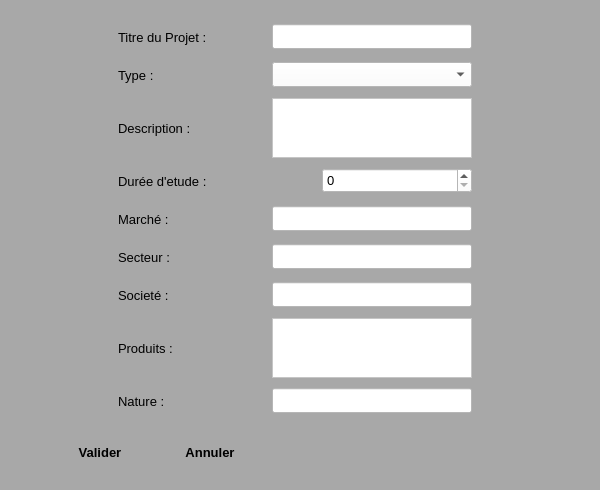
<?xml version="1.0" encoding="UTF-8"?>
<ui version="4.0">
 <class>modifierEtude</class>
 <widget class="QWidget" name="modifierEtude">
  <property name="geometry">
   <rect>
    <x>0</x>
    <y>0</y>
    <width>600</width>
    <height>490</height>
   </rect>
  </property>
  <property name="minimumSize">
   <size>
    <width>600</width>
    <height>490</height>
   </size>
  </property>
  <property name="maximumSize">
   <size>
    <width>600</width>
    <height>490</height>
   </size>
  </property>
  <property name="font">
   <font>
    <family>Segoe UI</family>
    <pointsize>10</pointsize>
   </font>
  </property>
  <property name="windowTitle">
   <string>Modifier etude</string>
  </property>
  <property name="windowIcon">
   <iconset>
    <normaloff>D:/Med/Eclipse Travail/TestBD/Add-icon.png</normaloff>D:/Med/Eclipse Travail/TestBD/Add-icon.png</iconset>
  </property>
  <property name="toolTip">
   <string>&lt;html&gt;&lt;head/&gt;&lt;body&gt;&lt;p&gt;&lt;span style=&quot; font-size:10pt;&quot;&gt;Ajouter une nouvelle Etude &lt;/span&gt;&lt;/p&gt;&lt;/body&gt;&lt;/html&gt;</string>
  </property>
  <property name="styleSheet">
   <string notr="true"/>
  </property>
  <widget class="QWidget" name="widget" native="true">
   <property name="geometry">
    <rect>
     <x>0</x>
     <y>0</y>
     <width>740</width>
     <height>501</height>
    </rect>
   </property>
   <property name="minimumSize">
    <size>
     <width>740</width>
     <height>490</height>
    </size>
   </property>
   <property name="styleSheet">
    <string notr="true">background-color:rgb(168, 168, 168)</string>
   </property>
   <widget class="QWidget" name="verticalLayoutWidget">
    <property name="geometry">
     <rect>
      <x>70</x>
      <y>20</y>
      <width>451</width>
      <height>401</height>
     </rect>
    </property>
    <layout class="QVBoxLayout" name="verticalLayout">
     <item>
      <layout class="QHBoxLayout" name="horizontalLayout">
       <item>
        <widget class="QLabel" name="label">
         <property name="minimumSize">
          <size>
           <width>100</width>
           <height>30</height>
          </size>
         </property>
         <property name="maximumSize">
          <size>
           <width>100</width>
           <height>30</height>
          </size>
         </property>
         <property name="font">
          <font>
           <family>Segoe UI</family>
           <pointsize>10</pointsize>
          </font>
         </property>
         <property name="text">
          <string>Titre du Projet :</string>
         </property>
        </widget>
       </item>
       <item>
        <widget class="QLineEdit" name="uiTitre">
         <property name="enabled">
          <bool>true</bool>
         </property>
         <property name="minimumSize">
          <size>
           <width>200</width>
           <height>25</height>
          </size>
         </property>
         <property name="maximumSize">
          <size>
           <width>200</width>
           <height>25</height>
          </size>
         </property>
         <property name="font">
          <font>
           <family>Segoe UI</family>
           <pointsize>10</pointsize>
          </font>
         </property>
         <property name="styleSheet">
          <string notr="true">background-color:rgb(255, 255, 255)</string>
         </property>
        </widget>
       </item>
      </layout>
     </item>
     <item>
      <layout class="QHBoxLayout" name="horizontalLayout_8">
       <item>
        <widget class="QLabel" name="label_8">
         <property name="minimumSize">
          <size>
           <width>100</width>
           <height>30</height>
          </size>
         </property>
         <property name="maximumSize">
          <size>
           <width>100</width>
           <height>30</height>
          </size>
         </property>
         <property name="font">
          <font>
           <family>Segoe UI</family>
           <pointsize>10</pointsize>
          </font>
         </property>
         <property name="text">
          <string>Type :</string>
         </property>
        </widget>
       </item>
       <item>
        <widget class="QComboBox" name="uiType">
         <property name="minimumSize">
          <size>
           <width>200</width>
           <height>25</height>
          </size>
         </property>
         <property name="maximumSize">
          <size>
           <width>200</width>
           <height>25</height>
          </size>
         </property>
         <property name="styleSheet">
          <string notr="true">background-color:rgb(255, 255, 255)</string>
         </property>
         <item>
          <property name="text">
           <string/>
          </property>
         </item>
         <item>
          <property name="text">
           <string>creation</string>
          </property>
         </item>
         <item>
          <property name="text">
           <string>supermarché</string>
          </property>
         </item>
        </widget>
       </item>
      </layout>
     </item>
     <item>
      <layout class="QHBoxLayout" name="horizontalLayout_9">
       <item>
        <widget class="QLabel" name="label_10">
         <property name="minimumSize">
          <size>
           <width>100</width>
           <height>30</height>
          </size>
         </property>
         <property name="maximumSize">
          <size>
           <width>100</width>
           <height>30</height>
          </size>
         </property>
         <property name="font">
          <font>
           <family>Segoe UI</family>
           <pointsize>10</pointsize>
          </font>
         </property>
         <property name="text">
          <string>Description :</string>
         </property>
        </widget>
       </item>
       <item>
        <widget class="QTextEdit" name="uiDescription">
         <property name="minimumSize">
          <size>
           <width>200</width>
           <height>60</height>
          </size>
         </property>
         <property name="maximumSize">
          <size>
           <width>200</width>
           <height>60</height>
          </size>
         </property>
         <property name="styleSheet">
          <string notr="true">background-color:rgb(255, 255, 255)</string>
         </property>
        </widget>
       </item>
      </layout>
     </item>
     <item>
      <layout class="QHBoxLayout" name="horizontalLayout_2">
       <item>
        <widget class="QLabel" name="label_2">
         <property name="minimumSize">
          <size>
           <width>150</width>
           <height>30</height>
          </size>
         </property>
         <property name="maximumSize">
          <size>
           <width>150</width>
           <height>30</height>
          </size>
         </property>
         <property name="font">
          <font>
           <family>Segoe UI</family>
           <pointsize>10</pointsize>
          </font>
         </property>
         <property name="text">
          <string>Durée d'etude :</string>
         </property>
        </widget>
       </item>
       <item>
        <widget class="QSpinBox" name="uiDuree">
         <property name="minimumSize">
          <size>
           <width>150</width>
           <height>25</height>
          </size>
         </property>
         <property name="maximumSize">
          <size>
           <width>150</width>
           <height>25</height>
          </size>
         </property>
         <property name="styleSheet">
          <string notr="true">background-color:rgb(255, 255, 255)</string>
         </property>
        </widget>
       </item>
      </layout>
     </item>
     <item>
      <layout class="QHBoxLayout" name="horizontalLayout_5">
       <item>
        <widget class="QLabel" name="label_5">
         <property name="minimumSize">
          <size>
           <width>100</width>
           <height>30</height>
          </size>
         </property>
         <property name="maximumSize">
          <size>
           <width>100</width>
           <height>30</height>
          </size>
         </property>
         <property name="font">
          <font>
           <family>Segoe UI</family>
           <pointsize>10</pointsize>
          </font>
         </property>
         <property name="text">
          <string>Marché :</string>
         </property>
        </widget>
       </item>
       <item>
        <widget class="QLineEdit" name="uiMarche">
         <property name="minimumSize">
          <size>
           <width>200</width>
           <height>25</height>
          </size>
         </property>
         <property name="maximumSize">
          <size>
           <width>200</width>
           <height>25</height>
          </size>
         </property>
         <property name="font">
          <font>
           <family>Segoe UI</family>
           <pointsize>10</pointsize>
           <weight>75</weight>
           <bold>true</bold>
          </font>
         </property>
         <property name="styleSheet">
          <string notr="true">background-color:rgb(255, 255, 255)</string>
         </property>
        </widget>
       </item>
      </layout>
     </item>
     <item>
      <layout class="QHBoxLayout" name="horizontalLayout_3">
       <item>
        <widget class="QLabel" name="label_3">
         <property name="minimumSize">
          <size>
           <width>100</width>
           <height>30</height>
          </size>
         </property>
         <property name="maximumSize">
          <size>
           <width>100</width>
           <height>30</height>
          </size>
         </property>
         <property name="font">
          <font>
           <family>Segoe UI</family>
           <pointsize>10</pointsize>
          </font>
         </property>
         <property name="text">
          <string>Secteur :</string>
         </property>
        </widget>
       </item>
       <item>
        <widget class="QLineEdit" name="uiSecteur">
         <property name="minimumSize">
          <size>
           <width>200</width>
           <height>25</height>
          </size>
         </property>
         <property name="maximumSize">
          <size>
           <width>200</width>
           <height>25</height>
          </size>
         </property>
         <property name="styleSheet">
          <string notr="true">background-color:rgb(255, 255, 255)</string>
         </property>
        </widget>
       </item>
      </layout>
     </item>
     <item>
      <layout class="QHBoxLayout" name="horizontalLayout_7">
       <item>
        <widget class="QLabel" name="label_7">
         <property name="minimumSize">
          <size>
           <width>100</width>
           <height>30</height>
          </size>
         </property>
         <property name="maximumSize">
          <size>
           <width>100</width>
           <height>30</height>
          </size>
         </property>
         <property name="font">
          <font>
           <family>Segoe UI</family>
           <pointsize>10</pointsize>
          </font>
         </property>
         <property name="text">
          <string>Societé : </string>
         </property>
        </widget>
       </item>
       <item>
        <widget class="QLineEdit" name="uiSociete">
         <property name="minimumSize">
          <size>
           <width>200</width>
           <height>25</height>
          </size>
         </property>
         <property name="maximumSize">
          <size>
           <width>200</width>
           <height>25</height>
          </size>
         </property>
         <property name="styleSheet">
          <string notr="true">background-color:rgb(255, 255, 255)</string>
         </property>
        </widget>
       </item>
      </layout>
     </item>
     <item>
      <layout class="QHBoxLayout" name="horizontalLayout_4">
       <item>
        <widget class="QLabel" name="label_4">
         <property name="minimumSize">
          <size>
           <width>100</width>
           <height>30</height>
          </size>
         </property>
         <property name="maximumSize">
          <size>
           <width>100</width>
           <height>30</height>
          </size>
         </property>
         <property name="font">
          <font>
           <family>Segoe UI</family>
           <pointsize>10</pointsize>
          </font>
         </property>
         <property name="text">
          <string>Produits :</string>
         </property>
        </widget>
       </item>
       <item>
        <widget class="QTextEdit" name="uiProduits">
         <property name="minimumSize">
          <size>
           <width>200</width>
           <height>60</height>
          </size>
         </property>
         <property name="maximumSize">
          <size>
           <width>200</width>
           <height>60</height>
          </size>
         </property>
         <property name="styleSheet">
          <string notr="true">background-color:rgb(255, 255, 255)</string>
         </property>
        </widget>
       </item>
      </layout>
     </item>
     <item>
      <layout class="QHBoxLayout" name="horizontalLayout_10">
       <item>
        <widget class="QLabel" name="label_11">
         <property name="minimumSize">
          <size>
           <width>100</width>
           <height>30</height>
          </size>
         </property>
         <property name="maximumSize">
          <size>
           <width>100</width>
           <height>30</height>
          </size>
         </property>
         <property name="font">
          <font>
           <family>Segoe UI</family>
           <pointsize>10</pointsize>
          </font>
         </property>
         <property name="text">
          <string>Nature :</string>
         </property>
        </widget>
       </item>
       <item>
        <widget class="QLineEdit" name="uiNature">
         <property name="minimumSize">
          <size>
           <width>200</width>
           <height>25</height>
          </size>
         </property>
         <property name="maximumSize">
          <size>
           <width>200</width>
           <height>25</height>
          </size>
         </property>
         <property name="styleSheet">
          <string notr="true">background-color:rgb(255, 255, 255)</string>
         </property>
        </widget>
       </item>
      </layout>
     </item>
    </layout>
   </widget>
   <widget class="QLabel" name="uiErreur">
    <property name="enabled">
     <bool>true</bool>
    </property>
    <property name="geometry">
     <rect>
      <x>320</x>
      <y>440</y>
      <width>241</width>
      <height>20</height>
     </rect>
    </property>
    <property name="font">
     <font>
      <family>Segoe UI</family>
      <pointsize>10</pointsize>
     </font>
    </property>
    <property name="mouseTracking">
     <bool>true</bool>
    </property>
    <property name="styleSheet">
     <string notr="true">color:rgb(255, 0, 0);</string>
    </property>
    <property name="locale">
     <locale language="French" country="France"/>
    </property>
    <property name="text">
     <string/>
    </property>
    <property name="alignment">
     <set>Qt::AlignCenter</set>
    </property>
   </widget>
   <widget class="QPushButton" name="uiValider">
    <property name="geometry">
     <rect>
      <x>50</x>
      <y>440</y>
      <width>100</width>
      <height>25</height>
     </rect>
    </property>
    <property name="minimumSize">
     <size>
      <width>100</width>
      <height>25</height>
     </size>
    </property>
    <property name="maximumSize">
     <size>
      <width>100</width>
      <height>50</height>
     </size>
    </property>
    <property name="font">
     <font>
      <family>Segoe UI</family>
      <pointsize>10</pointsize>
      <weight>75</weight>
      <bold>true</bold>
     </font>
    </property>
    <property name="styleSheet">
     <string notr="true">border:rgb(255, 255, 255);</string>
    </property>
    <property name="text">
     <string>Valider</string>
    </property>
    <property name="icon">
     <iconset>
      <normaloff>ProjectRessources/ok-icon.png</normaloff>ProjectRessources/ok-icon.png</iconset>
    </property>
    <property name="flat">
     <bool>true</bool>
    </property>
   </widget>
   <widget class="QPushButton" name="uiAnnuler">
    <property name="geometry">
     <rect>
      <x>160</x>
      <y>440</y>
      <width>100</width>
      <height>25</height>
     </rect>
    </property>
    <property name="minimumSize">
     <size>
      <width>100</width>
      <height>25</height>
     </size>
    </property>
    <property name="maximumSize">
     <size>
      <width>100</width>
      <height>50</height>
     </size>
    </property>
    <property name="font">
     <font>
      <family>Segoe UI</family>
      <pointsize>10</pointsize>
      <weight>75</weight>
      <bold>true</bold>
     </font>
    </property>
    <property name="styleSheet">
     <string notr="true">border:rgb(255, 255, 255);
</string>
    </property>
    <property name="text">
     <string>Annuler</string>
    </property>
    <property name="icon">
     <iconset>
      <normaloff>ProjectRessources/cancel-icon2.png</normaloff>ProjectRessources/cancel-icon2.png</iconset>
    </property>
    <property name="flat">
     <bool>true</bool>
    </property>
   </widget>
  </widget>
 </widget>
 <resources/>
 <connections/>
</ui>
